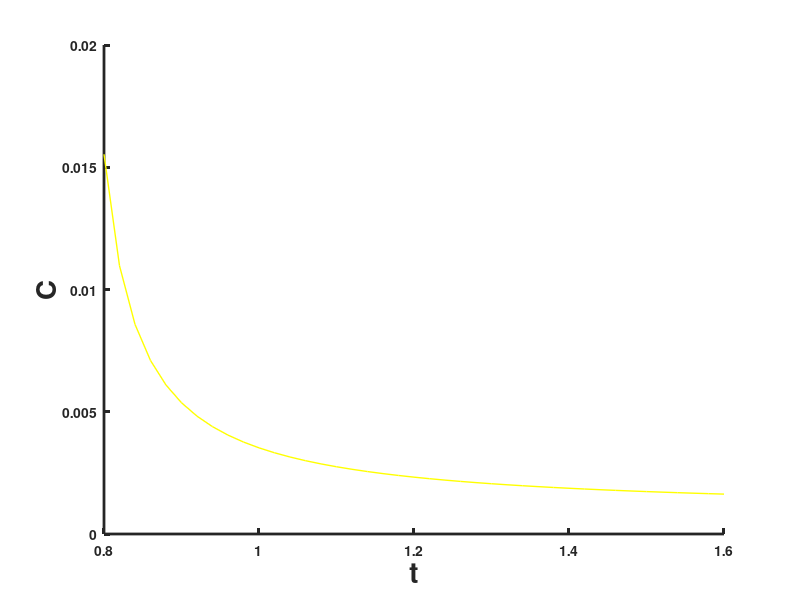

Write the MATLAB code that produced this figure.
t=[0.8:0.02:1.6];
 c=0.000861*(t./(-0.755652+t));
fprintf('Valores Aprox De C:');
for i=1:length(c)
  fprintf('\n%f',c(i));
endfor
%fin for
hold on
plot(t,c,'-y','linewidth',1);
ylabel("C","fontweight","bold","fontsize",20);
xlabel("t","fontweight","bold","fontsize",20);
h=get(gcf,"currentaxes");
set(h,"fontweight","bold","linewidth",2);
print('grafica7.jpg','-r300','-djpg','-F:Helvetica:12','-tight');
fprintf('\nfin programa');